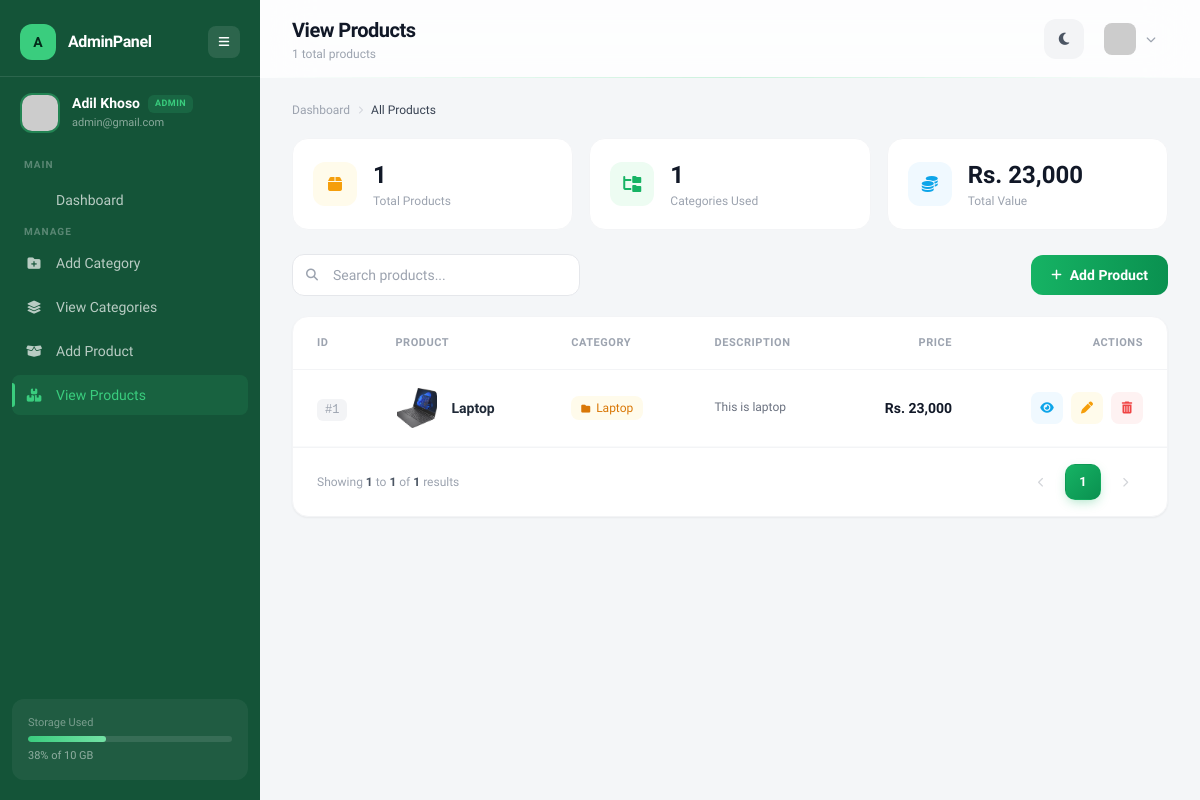
Page /backend/product/view.php (signed in) on the committed database.
### tables this page shows
CREATE TABLE `users` (
  `id` int(11) NOT NULL,
  `name` varchar(100) DEFAULT NULL,
  `email` varchar(100) DEFAULT NULL,
  `password` varchar(255) DEFAULT NULL,
  `image` varchar(255) DEFAULT NULL,
  `phone` varchar(20) DEFAULT NULL,
  `address` text DEFAULT NULL,
  `role` enum('user','admin') DEFAULT 'user',
  `created_at` timestamp NOT NULL DEFAULT current_timestamp()
);

CREATE TABLE `products` (
  `id` int(11) NOT NULL,
  `category_id` int(11) DEFAULT NULL,
  `product_name` varchar(255) NOT NULL,
  `description` text DEFAULT NULL,
  `price` decimal(10,2) DEFAULT NULL,
  `stock` int(11) NOT NULL DEFAULT 0,
  `image` varchar(255) DEFAULT NULL,
  `created_at` timestamp NOT NULL DEFAULT current_timestamp()
);

CREATE TABLE `categories` (
  `id` int(11) NOT NULL,
  `category_name` varchar(100) DEFAULT NULL,
  `parent_id` int(11) DEFAULT NULL,
  `description` text DEFAULT NULL,
  `status` enum('active','inactive') NOT NULL DEFAULT 'active',
  `created_at` timestamp NOT NULL DEFAULT current_timestamp()
);

### backend/product/view.php (the view, shortened to what the rows shown need)
<?php
include("../config/db.php");
 $uid = $_SESSION['user_id'];
 $user_res = mysqli_query($conn, "SELECT name, email, role FROM users WHERE id = $uid");
 $user = mysqli_fetch_assoc($user_res);
 $user_name = $user['name'] ?? 'Unknown';
 $user_email = $user['email'] ?? '';
 $user_role = ucfirst($user['role'] ?? 'user');
 $limit = 8;
 $page = isset($_GET['page']) && is_numeric($_GET['page']) ? max(1, intval($_GET['page'])) : 1;
 $start = ($page - 1) * $limit;
 $query = "
    SELECT p.*, c.category_name, c.status AS cat_status
    FROM products p
    JOIN categories c ON p.category_id = c.id
    ORDER BY p.id DESC
    LIMIT $start, $limit
";
 $result = mysqli_query($conn, $query);
?>
<!DOCTYPE html>
<html lang="en">
<head>
<script src="https://cdn.tailwindcss.com"></script>
<link rel="stylesheet" href="https://cdnjs.cloudflare.com/ajax/libs/font-awesome/6.5.0/css/all.min.css">
</head>
<body class="bg-[#f4f6f8] dark:bg-[#0a0f0d] transition-colors duration-500 min-h-screen">
<aside id="sidebar" class="sidebar-glass fixed left-0 top-0 h-full w-[260px] text-white z-50 transition-all duration-300 flex flex-col">
  <div class="px-5 py-4 flex items-center gap-3 border-t border-white/10">
    <div class="sidebar-text transition-all duration-300">
      <div class="flex items-center gap-2">
        <p class="text-sm font-semibold leading-tight"><?= htmlspecialchars($user_name) ?></p>
        <span class="role-badge <?= $user_role === 'Admin' ? 'role-admin' : 'role-user' ?>"><?= $user_role ?></span>
      </div>
      <p class="text-[11px] text-white/50 mt-0.5"><?= htmlspecialchars($user_email) ?></p>
    </div>
  </div>
</aside>
<main id="main" class="ml-[260px] min-h-screen transition-all duration-300">
  <header class="topbar-line sticky top-0 z-40 bg-white/80 dark:bg-[#0d1410]/80 backdrop-blur-xl px-8 py-4 flex justify-between items-center">
    <div>
      <h1 class="text-xl font-bold text-gray-900 dark:text-white tracking-tight">View Products</h1>
    </div>
  </header>
  <div class="px-8 py-6">
    <div class="fade-up bg-white dark:bg-[#131a16] rounded-2xl border border-gray-100 dark:border-white/5 shadow-sm overflow-hidden" style="animation-delay:0.1s">
      <div class="overflow-x-auto">
        <table class="w-full text-sm" id="prodTable">
          <thead>
            <tr class="border-b border-gray-100 dark:border-white/5">
              <th class="text-left px-6 py-4 text-[11px] font-semibold text-gray-400 uppercase tracking-wider w-16">ID</th>
              <th class="text-left px-6 py-4 text-[11px] font-semibold text-gray-400 uppercase tracking-wider">Product</th>
              <th class="text-left px-6 py-4 text-[11px] font-semibold text-gray-400 uppercase tracking-wider">Category</th>
              <th class="text-left px-6 py-4 text-[11px] font-semibold text-gray-400 uppercase tracking-wider hidden lg:table-cell">Description</th>
              <th class="text-right px-6 py-4 text-[11px] font-semibold text-gray-400 uppercase tracking-wider">Price</th>
              <th class="text-right px-6 py-4 text-[11px] font-semibold text-gray-400 uppercase tracking-wider">Actions</th>
            </tr>
          </thead>
          <tbody id="tableBody">
            <?php if (mysqli_num_rows($result) > 0) {
              while ($row = mysqli_fetch_assoc($result)) {
                $imgPath = "../uploads/" . $row['image'];
            ?>
            <tr class="trow border-b border-gray-50 dark:border-white/[0.03]">
              <td class="px-6 py-4">
                <span class="text-xs font-mono text-gray-400 bg-gray-100 dark:bg-white/5 px-2 py-1 rounded-md">#<?= $row['id'] ?></span>
              </td>
              <td class="px-6 py-4">
                <div class="flex items-center gap-3">
                  <img
                    src="<?= $imgPath ?>"
                    alt="<?= htmlspecialchars($row['product_name']) ?>"
                    class="prod-thumb"
                    onclick="openLightbox('<?= $imgPath ?>')"
                    onerror="this.src='https://picsum.photos/seed/prod<?= $row['id'] ?>/100/100.jpg'"
                  >
                  <span class="font-semibold text-gray-800 dark:text-white"><?= htmlspecialchars($row['product_name']) ?></span>
                </div>
              </td>
              <td class="px-6 py-4">
                <a href="category_products.php?cat_id=<?= $row['category_id'] ?>" class="inline-flex items-center gap-1.5 text-xs font-medium text-amber-600 dark:text-amber-400 bg-amber-50 dark:bg-amber-950 px-2.5 py-1 rounded-lg hover:bg-amber-100 dark:hover:bg-amber-900 transition">
                  <i class="fa-solid fa-folder text-[9px]"></i>
                  <?= htmlspecialchars($row['category_name']) ?>
                </a>
              </td>
              <td class="px-6 py-4 hidden lg:table-cell">
                <p class="text-gray-500 dark:text-white/50 text-xs leading-relaxed max-w-[200px] truncate">
                  <?= htmlspecialchars($row['description'] ?? 'No description') ?>
                </p>
              </td>
              <td class="px-6 py-4 text-right">
                <span class="text-sm font-extrabold text-gray-900 dark:text-white">Rs. <?= number_format($row['price'], 0) ?></span>
              </td>
              <td class="px-6 py-4">
                <div class="flex items-center justify-end gap-2">
                  <a href="category_products.php?cat_id=<?= $row['category_id'] ?>"
                     class="act-btn bg-sky-50 dark:bg-sky-950 text-sky-500 hover:bg-sky-100 dark:hover:bg-sky-900" title="View in Category">
                    <i class="fa-solid fa-eye"></i>
                  </a>
                  <a href="edit.php?id=<?= $row['id'] ?>"
                     class="act-btn bg-amber-50 dark:bg-amber-950 text-amber-500 hover:bg-amber-100 dark:hover:bg-amber-900" title="Edit">
                    <i class="fa-solid fa-pen"></i>
                  </a>
                  <button onclick="openDeleteModal('delete.php?id=<?= $row['id'] ?>', '<?= htmlspecialchars(addslashes($row['product_name'])) ?>')"
                     class="act-btn bg-red-50 dark:bg-red-950 text-red-500 hover:bg-red-100 dark:hover:bg-red-900" title="Delete">
                    <i class="fa-solid fa-trash-can"></i>
                  </button>
                </div>
              </td>
            </tr>
            <?php } ?>
            <?php } ?>
          </tbody>
        </table>
      </div>
    </div>
  </div>
</main>
</body>
</html>

### rows in the picture
users: name "Adil Khoso", role "ADMIN", email "admin@gmail.com"
products: id "1", image (picture), product_name "Laptop", category.category_name "Laptop", description "This is laptop", price "23,000"

### other values in the picture
$total_row['total'] "1"
$active_cats "1"
$total_value "23,000"
$start + 1 "1"
min($start + $limit, $total_row['total']) "1"
